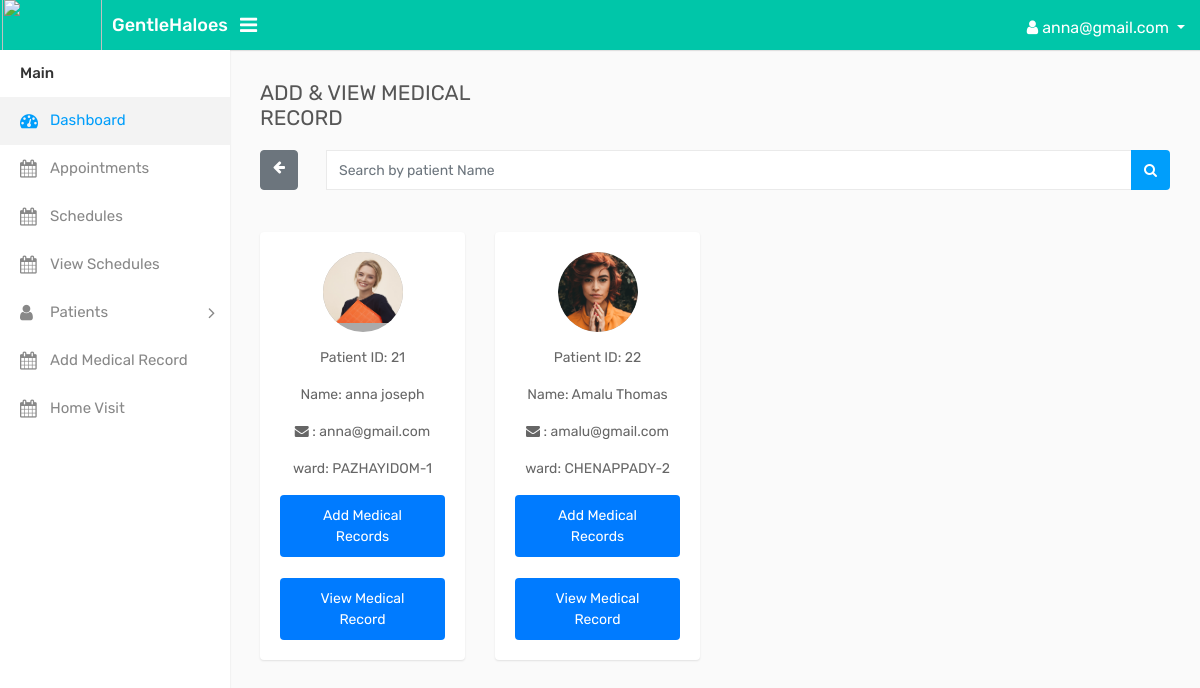
The page /asha_search_patient/ (signed in) on the database as committed earlier.
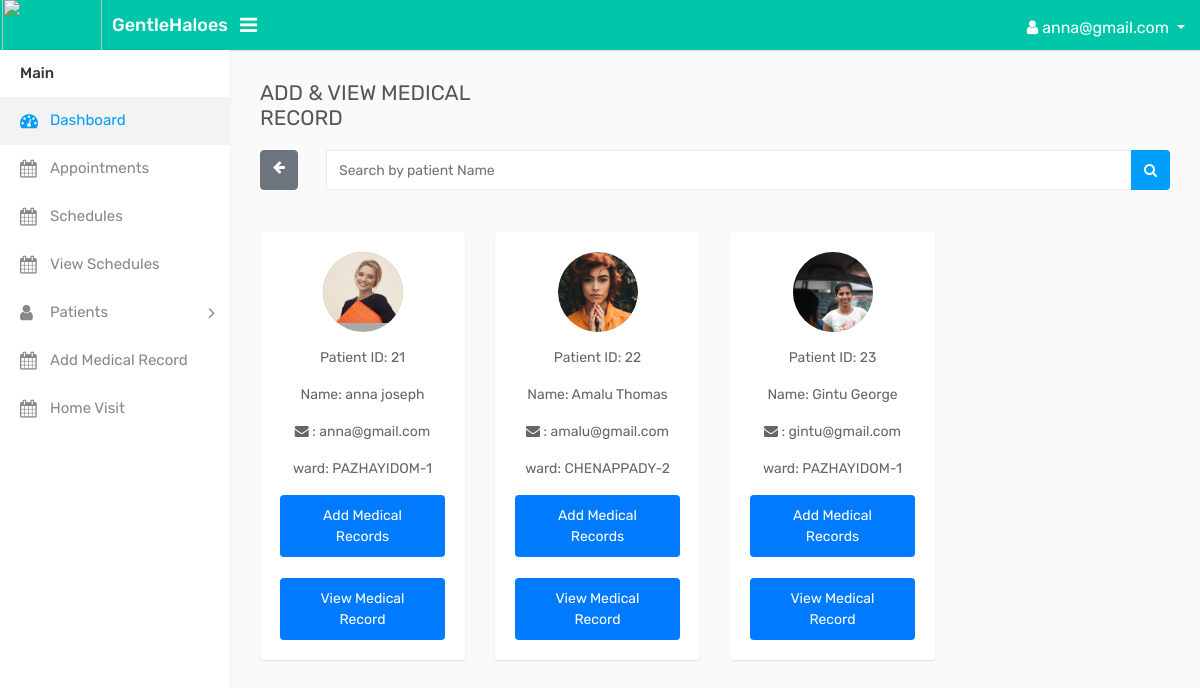
The same page on the database as committed later.
### GHapp/models.py (models this page shows, shortened)
class PatientProfile(models.Model):
    nurses = models.ForeignKey(Nurse, on_delete=models.CASCADE, null=True, blank=True, related_name='patients')
    panchayath = models.CharField(max_length=100, null=True,blank=True)
    user = models.OneToOneField(CustomUser, on_delete=models.CASCADE, blank=True, null=True)
    first_name = models.CharField(max_length=100, null=True,blank=True)
    last_name = models.CharField(max_length=100,null=True,blank=True)
    birth_date = models.CharField(max_length=100,null=True,blank=True)
    email = models.EmailField(max_length=100,null=True,blank=True)
    profile_pic = models.ImageField(upload_to='profile_pics/', null=True, blank=True)
    gender = models.CharField(max_length=10, choices=[('Male', 'Male'), ('Female', 'Female')],null=True,blank=True)
    house_name = models.CharField(max_length=100, null=True,blank=True)
    house_no = models.IntegerField(null=True,blank=True)
    address = models.CharField(max_length=255,null=True,blank=True)
    ward = models.CharField(max_length=50,null=True,blank=True)
    pin_code = models.IntegerField(null=True,blank=True)
    phone_number = models.IntegerField(null=True,blank=True)
    current_diagnosis = models.CharField(max_length=100, null=True,blank=True)
    past_med_condition = models.CharField(max_length=100, null=True,blank=True)
    surgical_history = models.CharField(max_length=100, null=True,blank=True)
    allergies = models.CharField(max_length=100, null=True,blank=True)
    height = models.IntegerField(null=True,blank=True)
    weight = models.IntegerField(null=True,blank=True)
    bmi = models.IntegerField(null=True,blank=True)
    medication_names = models.CharField(max_length=100, null=True,blank=True)
    dosage = models.CharField(max_length=12,null=True,blank=True)
    frequency = models.CharField(max_length=12,null=True,blank=True)
    is_active = models.BooleanField(default=True,null=True,blank=True)

### GHapp/views.py (the view)
# urls.py: path('asha_search_patient/', views.asha_search_patient, name='asha_search_patient'),
@login_required(login_url='login_page')
def asha_search_patient(request):
    search_query = request.GET.get('patientname', '')
    patients = PatientProfile.objects.filter(first_name__icontains=search_query)
    context = {
        'patients': patients,
        'search_query': search_query,
    }
    return render(request, 'asha_temp/add_view_rec.html', context)

### templates/asha_temp/add_view_rec.html (shortened to what the changed rows need)
{% load static %}
<!DOCTYPE html>
<html lang="en">
<head>
    <link rel="stylesheet" type="text/css" href="{% static 'assets/css/bootstrap.min.css' %}">
    <link rel="stylesheet" type="text/css" href="{% static 'assets/css/font-awesome.min.css' %}">
    <link rel="stylesheet" type="text/css" href="{% static 'assets/css/style.css' %}">
</head>
<body>
    <div class="main-wrapper">
        <div class="page-wrapper">
            <div class="content">
                <br><br>
                <div class="row doctor-grid">
                    {% for patient in patients %}
                    <div class="col-md-4 col-sm-4  col-lg-3">
                        <div class="profile-widget">
                            <div class="doctor-img">
                                <a class="avatar" href="profile.html">
                                    <img alt="" src="{{ patient.profile_pic.url }}">
                                </a>
                            </div>
                            <div>
                                <p>Patient ID: {{ patient.id}}</p>
                                <p>Name: {{ patient.first_name }} {{ patient.last_name }}</p>
                                <p><i class="fa fa-envelope"></i> : {{ patient.email }}</p>
                                <p>ward: {{ patient.ward }}</p>
                            </div>
                            <form method="GET" action="{% url 'medical_record' patient.id %}">
                                <button type="submit" class="btn-show-medical-record">Add Medical Records</button>
                            </form><br>
                            <form method="get" action="{% url 'ashaworker_view_medical_record' patient.id %}">
                                <button type="submit" class="btn-show-medical-record" >View Medical Record</button>
                              </form>
                        </div>
                    </div>
                    {% endfor %}
                </div>
            </div>
        </div>
    </div>
</body>
</html>

Rows that differ between the two databases and show on the page:
added PatientProfile: profile_pic (picture), id "23", first_name "Gintu", last_name "George", email "gintu@gmail.com", ward "PAZHAYIDOM-1"
